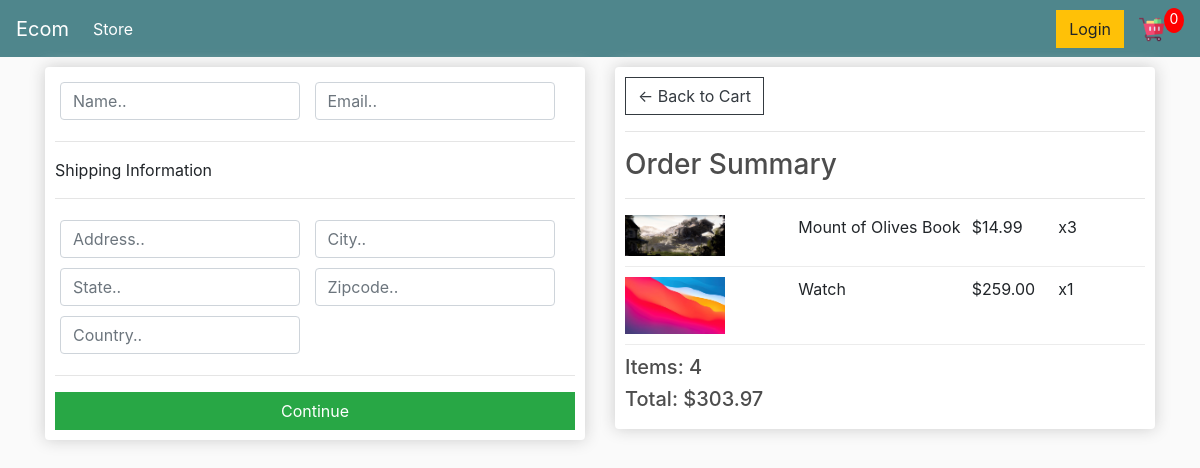
The app's page /checkout/ (signed in) with its own data.
### store/models.py (models this page shows, shortened)
class OrderItem(models.Model):
    product = models.ForeignKey(Product, on_delete= models.SET_NULL, blank= True, null= True)
    order = models.ForeignKey(Order, on_delete= models.SET_NULL, blank= True, null= True)
    quantity = models.IntegerField(default= 0, null= True, blank= True)
    date_added = models.DateTimeField(auto_now_add= True)
    @property
    def get_total(self):
        return self.product.price * self.quantity

class Product(models.Model):
    name = models.CharField(max_length=200)
    price = models.FloatField()
    digital = models.BooleanField(default= False, null= True, blank= True)
    image = models.ImageField(null= True, blank= True)

class Order(models.Model):
    customer = models.ForeignKey(Customer, on_delete= models.SET_NULL, null= True, blank= True)
    date_ordered = models.DateTimeField(auto_now_add= True)
    complete = models.BooleanField(default= False)
    transaction_id = models.CharField(null= True, max_length= 100)
    @property
    def get_cart_total(self):
        orderitems = self.orderitem_set.all()
        total = sum([item.get_total for item in orderitems])
        return total
    @property
    def get_cart_items_count(self):
        orderitems = self.orderitem_set.all()
        count = sum([item.quantity for item in orderitems])
        return count

### store/views.py (the view)
# urls.py: path('checkout/', views.CheckoutView.as_view(), name= 'checkout')
class CheckoutView(View):
    def get(self, request):
        if request.user.is_authenticated:
            customer = request.user.customer
            order, created = Order.objects.get_or_create(customer= customer, complete= False)
            items = order.orderitem_set.all()
        else:
            items = Order.objects.none()
            order = Order()
        context = {'items':items, 'order': order}
        return render(request, 'store/checkout.html', context)

### store/templates/store/checkout.html (shortened to what this page needs)
{% extends 'store/main.html' %}
{% load static %}
{% block content %}
    <div class="row">
        <div class="col-lg-6" id="form-wrapper">
            <div class="box-element">
                <form id="form">
                    <div id="user-info">
                        <div class="form-field">
                            <input requeired class="form-control" type="text" name="name" placeholder="Name..">
                        </div>
                        <div class="form-field">
                            <input requeired class="form-control" type="email" name="email" placeholder="Email..">
                        </div>
                    </div>
                    <div id="shipping-info">
                        <hr>
                        <p>Shipping Information</p>
                        <hr>
                        <div class="form-field">
                            <input class="form-control" type="text" name="address" placeholder="Address..">
                        </div>
                        <div class="form-field">
                            <input class="form-control" type="text" name="city" placeholder="City..">
                        </div>
                        <div class="form-field">
                            <input class="form-control" type="text" name="state" placeholder="State..">
                        </div>
                        <div class="form-field">
                            <input class="form-control" type="text" name="zipcode" placeholder="Zipcode..">
                        </div>
                        <div class="form-field">
                            <input class="form-control" type="text" name="country" placeholder="Country..">
                        </div>
                    </div>
                    <hr>
                    <input id="form-button" class="btn btn-success btn-block" type="submit" value="Continue">
                </form>
            </div>
            <br>
        </div>
        <div class="col-lg-6">
            <div class="box-element">
                <a class="btn btn-outline-dark" href="{% url 'cart' %}">&#8592; Back to Cart</a>
                <hr>
                <h3>Order Summary</h3>
                <hr>
                {% for item in items %}
                <div class="cart-row">
                    <div style="flex:2"><img class="row-image" src={{item.product.image.url}}></div>
                    <div style="flex:2"><p>{{item.product.name}}</p></div>
                    <div style="flex:1"><p>${{item.product.price|floatformat:2}}</p></div>
                    <div style="flex:1"><p>x{{item.quantity}}</p></div>
                </div>
                {% endfor %}
                <h5>Items:   {{order.get_cart_items_count}}</h5>
                <h5>Total:   ${{order.get_cart_total|floatformat:2}}</h5>
            </div>
        </div>
    </div>
{% endblock content %}

### static/css/main.css (style rules this page uses)
body { background-color: hsl(0, 0%, 98%); }
h1,h2,h3,h4,h5,h6 { color:hsl(0, 0%, 30%); }
.box-element { box-shadow:hsl(0, 0%, 80%) 0 0 16px; background-color: #fff; border-radius: 4px; padding: 10px; }
.col-lg-4, .col-lg-6, .col-lg-8, .col-lg-12 { margin-top: 10px; }
.btn { border-radius: 0; }
.row-image { width: 100px; }
.form-field { width:250px; display: inline-block; padding: 5px; }
.cart-row { display: flex; align-items: flex-stretch; padding-bottom: 10px; margin-bottom: 10px; border-bottom: 1px solid #ececec; }

### records on screen
OrderItem: product.image (picture), product.name "Mount of Olives Book", product.price "14.99", quantity "3"
OrderItem: product.image (picture), product.name "Watch", product.price "259.00", quantity "1"
Order: get_cart_items_count "4", get_cart_total "303.97"
